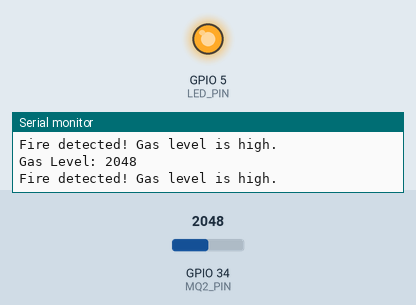
A sketch run on a simulated ESP32. Shown: output pins drawn as LEDs (lit = HIGH), the last lines printed to the serial monitor. The test bench sets the inputs (shaded band); at power-on: GPIO 34 (MQ2_PIN) = 2048. WiFi joins after 1.5 s; servers stay silent unless stated.

Above: at 3.2 s.
3.3 s: GPIO 34 (MQ2_PIN) set to 276
5.5 s: GPIO 34 (MQ2_PIN) set to 228
At 7.0 s:
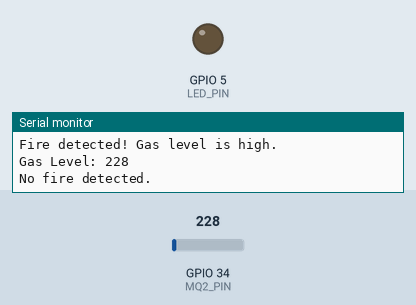
9.2 s: GPIO 34 (MQ2_PIN) set to 290
At 11.2 s:
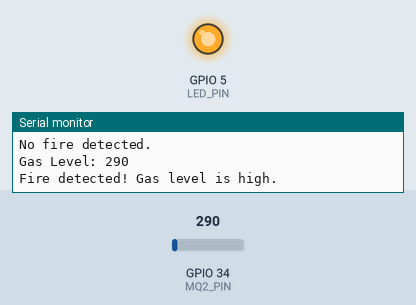
11.5 s: GPIO 34 (MQ2_PIN) set to 210
At 13.2 s:
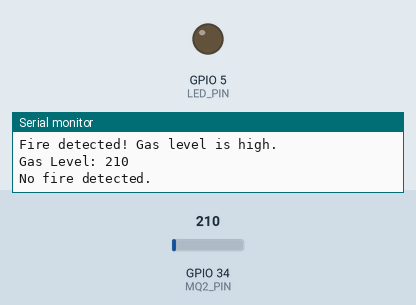
Timing chart, 0 to 14.7 s (numbered marks = the images above; inputs shaded):
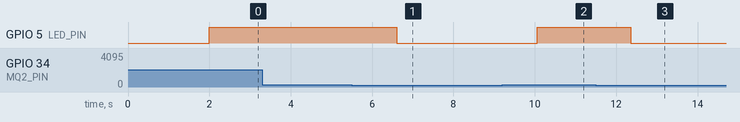

Measured:
- the behaviour switches between 251 and 250 on GPIO 34 (MQ2_PIN) (found by bisection; images 0 and 1)
- after the input at 5.5 s, GPIO 5 (LED_PIN): HIGH → LOW after 1.1 s
- after the input at 9.2 s, GPIO 5 (LED_PIN): LOW → HIGH after 0.86 s
- after the input at 11.5 s, GPIO 5 (LED_PIN): HIGH → LOW after 0.86 s

The sketch:

Forest_Fire_Firebase.ino
```cpp
#include <WiFi.h>
#include <FirebaseESP32.h>

// Firebase configuration
#define FIREBASE_HOST "https://forest-fire-e9b28-default-rtdb.firebaseio.com/" // Replace with your Firebase host URL
#define FIREBASE_AUTH "gfSvMfshMRij3LDTOQNL3otR7jO5nXry99c4TQHA" // Replace with your Firebase authentication token

// Define Firebase and Wi-Fi credentials
FirebaseData firebaseData;
FirebaseConfig firebaseConfig;
FirebaseAuth firebaseAuth;

// Wi-Fi credentials
const char* ssid = "OP";      // Replace with your Wi-Fi SSID
const char* password = "12345678";  // Replace with your Wi-Fi password

// MQ-2 sensor pin
#define MQ2_PIN 34  // Analog input for gas sensor (GPIO34)

// LED pin
#define LED_PIN 5   // Define the pin for LED (GPIO5)

// Threshold for gas level to trigger fire detection
#define GAS_THRESHOLD 250

// Variable to hold gas sensor value
int gasLevel = 0;

void setup() {
  // Initialize serial communication
  Serial.begin(115200);

  // Initialize pin modes
  pinMode(MQ2_PIN, INPUT);
  pinMode(LED_PIN, OUTPUT);
  digitalWrite(LED_PIN, LOW);  // Turn off LED initially

  // Connect to Wi-Fi
  Serial.print("Connecting to Wi-Fi: ");
  Serial.println(ssid);
  WiFi.begin(ssid, password);

  while (WiFi.status() != WL_CONNECTED) {
    delay(1000);
    Serial.println("Connecting to WiFi...");
  }

  Serial.println("Connected to WiFi");

  // Firebase configuration
  firebaseConfig.host = FIREBASE_HOST;
  firebaseConfig.signer.tokens.legacy_token = FIREBASE_AUTH;
  Firebase.begin(&firebaseConfig, &firebaseAuth);
  Firebase.reconnectWiFi(true);
}

void readAndUploadGasData() {
  // Read gas level from MQ-2 sensor
  gasLevel = analogRead(MQ2_PIN);  // Read analog value from MQ-2 sensor

  // Print gas level to serial monitor
  Serial.print("Gas Level: ");
  Serial.println(gasLevel);

  // Check if gas level exceeds threshold
  if (gasLevel > GAS_THRESHOLD) {
    // Turn on LED if fire is detected
    digitalWrite(LED_PIN, HIGH);
    Serial.println("Fire detected! Gas level is high.");
  } else {
    // Turn off LED if no fire is detected
    digitalWrite(LED_PIN, LOW);
    Serial.println("No fire detected.");
  }

  // Send gas level data to Firebase
  Firebase.setInt(firebaseData, "/forest_fire/gas_level", gasLevel);
}

void loop() {
  // Continuously read and upload gas level data
  readAndUploadGasData();
  delay(1000);  // Check every 10 seconds (adjust delay as needed)
}
```
